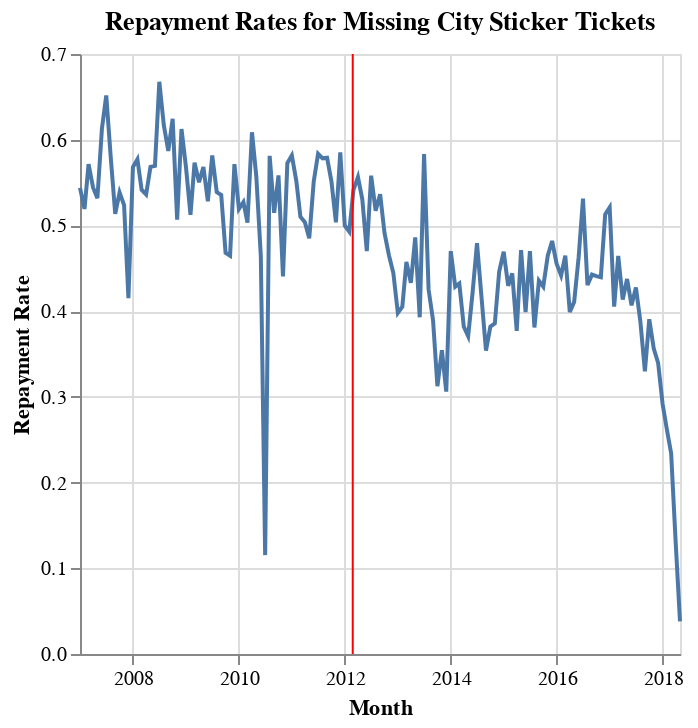

The notebook cell saved with this chart:
### Code cell
city_sticker_tickets['month'] = city_sticker_tickets['issue_date'].dt.to_period('M')

city_sticker_tickets['paid'] = city_sticker_tickets['total_payments'] > 0

monthly_repayment = city_sticker_tickets.groupby('month').agg(
    total_tickets=('combined_code', 'size'),
    tickets_paid=('paid', 'sum')
).reset_index()

monthly_repayment['repayment_rate'] = monthly_repayment['tickets_paid'] / monthly_repayment['total_tickets']

monthly_repayment['month'] = monthly_repayment['month'].dt.to_timestamp()

repayment_rate_chart = alt.Chart(monthly_repayment).mark_line().encode(
    x=alt.X('month:T', title='Month'),
    y=alt.Y('repayment_rate:Q', title='Repayment Rate'),
    tooltip=['month', 'repayment_rate']
).properties(
    title='Repayment Rates for Missing City Sticker Tickets'
)

# Step 6: Add a vertical line for the policy change (assumed on January 1, 2013)
policy_change_date = pd.to_datetime('2012-02-25')
policy_change_line = alt.Chart(pd.DataFrame({'policy_change': [policy_change_date]})).mark_rule(color='red').encode(
    x='policy_change:T'
)


final_chart = repayment_rate_chart + policy_change_line

final_chart.show()

### Figure 1 — Vega-Lite specification as saved in the notebook (floating-point values rounded to 4 significant figures; data arrays with more than 128 entries replaced by an {"elided": "..."} marker saying what was removed)
{"config": {"view": {"continuousWidth": 300, "continuousHeight": 300}}, "layer": [{"data": {"name": "data-b0671a151ec70b985b1d010447c5c586"}, "mark": {"type": "line"}, "encoding": {"tooltip": [{"field": "month", "type": "temporal"}, {"field": "repayment_rate", "type": "quantitative"}], "x": {"field": "month", "title": "Month", "type": "temporal"}, "y": {"field": "repayment_rate", "title": "Repayment Rate", "type": "quantitative"}}, "title": "Repayment Rates for Missing City Sticker Tickets"}, {"data": {"name": "data-26b483c840285d36dae7e77c5dc8deab"}, "mark": {"type": "rule", "color": "red"}, "encoding": {"x": {"field": "policy_change", "type": "temporal"}}}], "$schema": "https://vega.github.io/schema/vega-lite/v5.20.1.json", "datasets": {"data-b0671a151ec70b985b1d010447c5c586": {"elided": "137 records"}, "data-26b483c840285d36dae7e77c5dc8deab": [{"policy_change": "2012-02-25T00:00:00"}]}}
